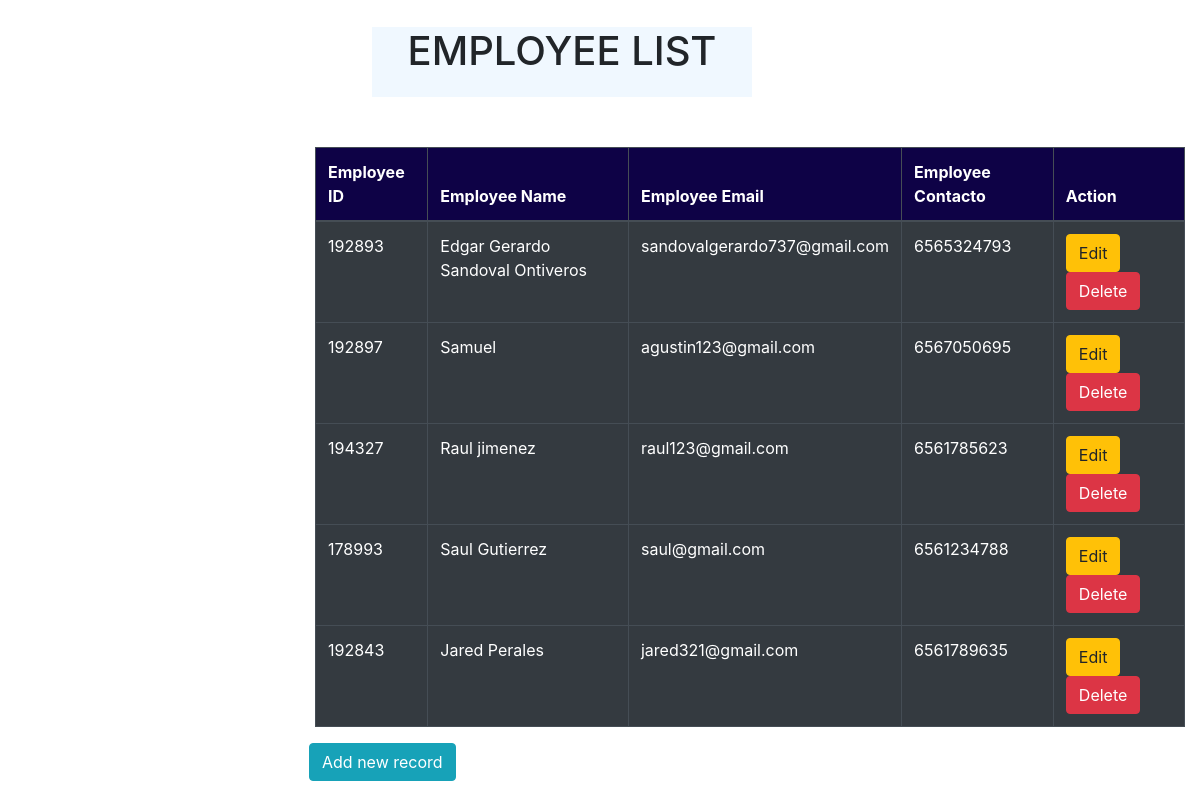
The page /show on the database its author committed.
### employee/models.py (models this page shows, shortened)
class Employee(models.Model):
    id = models.CharField(primary_key=True, max_length=20)
    name = models.CharField(max_length= 100)
    email = models.EmailField()
    contacto = models.CharField(max_length=13)
    class Meta:
        db_table = "employee"

### employee/views.py (the view)
# urls.py: path('show',views.show),
def show(request):
    employees= Employee.objects.all()
    return render(request, 'show.html',{'employees':employees})

### employee/templates/show.html (shortened to what this page needs)
<!DOCTYPE html>
<html>
  <head>
    {% load static %}
    <link rel="stylesheet" href="{% static 'css/style.css' %}" />
    <link
      rel="stylesheet"
      href="https://maxcdn.bootstrapcdn.com/bootstrap/4.0.0/css/bootstrap.min.css"
    />
    <link
      rel="stylesheet"
      href="https://stackpath.bootstrapcdn.com/bootstrap/4.4.1/css/bootstrap.min.css"
    />
  </head>
  <body class="show">
    <div class="employee"><h1>EMPLOYEE LIST</h1></div>
    <div class="container" style="margin-right: 30%">
      <table class="table table-dark" style="margin-right: 30%">
        <thead>
          <tr>
            <th>Employee ID</th>
            <th>Employee Name</th>
            <th>Employee Email</th>
            <th>Employee Contacto</th>
            <th>Action</th>
          </tr>
        </thead>
        <tbody>
          {% for employee in employees %}
          <tr>
            <td>{{employee.id}}</td>
            <td>{{employee.name}}</td>
            <td>{{employee.email}}</td>
            <td>{{employee.contacto}}</td>
            <td>
              <a href="/edit/{{employee.id}}"
                ><button class="btn btn-warning">Edit</button></a
              >
              <a href="/delete/{{employee.id}}"
                ><button class="btn btn-danger">Delete</button></a
              >
            </td>
          </tr>
          {% endfor %}
        </tbody>
      </table>
    </div>
    <button class="btn btn-info" style="margin-left: 1%">
      <a style="color: white" href="/emp"> Add new record</a>
    </button>
  </body>
</html>

### employee/static/css/style.css (style rules this page uses)
body { background-color: #cc6a6a; height: 100%; margin: 25px 0; padding-left: 300px; }
table, th, td { border: 1px solid rgb(2, 7, 8); }
th { background-color: #0e0246; }
.container { margin-top: 50px; }
.show { background-image: url('https://img.freepik.com/foto-gratis/rascacielos-vista-angulo_1359-568.jpg'); background-size: cover; }
.employee { text-align: center; background-color: aliceblue; margin-top: 3%; width: 380px; margin-left: 8%; height: 70px; }

### rows shown on the page
Employee: id "192893", name "Edgar Gerardo Sandoval Ontiveros", email "sandovalgerardo737@gmail.com", contacto "6565324793"
Employee: id "192897", name "Samuel", email "agustin123@gmail.com", contacto "6567050695"
Employee: id "194327", name "Raul jimenez", email "raul123@gmail.com", contacto "6561785623"
Employee: id "178993", name "Saul Gutierrez", email "saul@gmail.com", contacto "6561234788"
Employee: id "192843", name "Jared Perales", email "jared321@gmail.com", contacto "6561789635"
